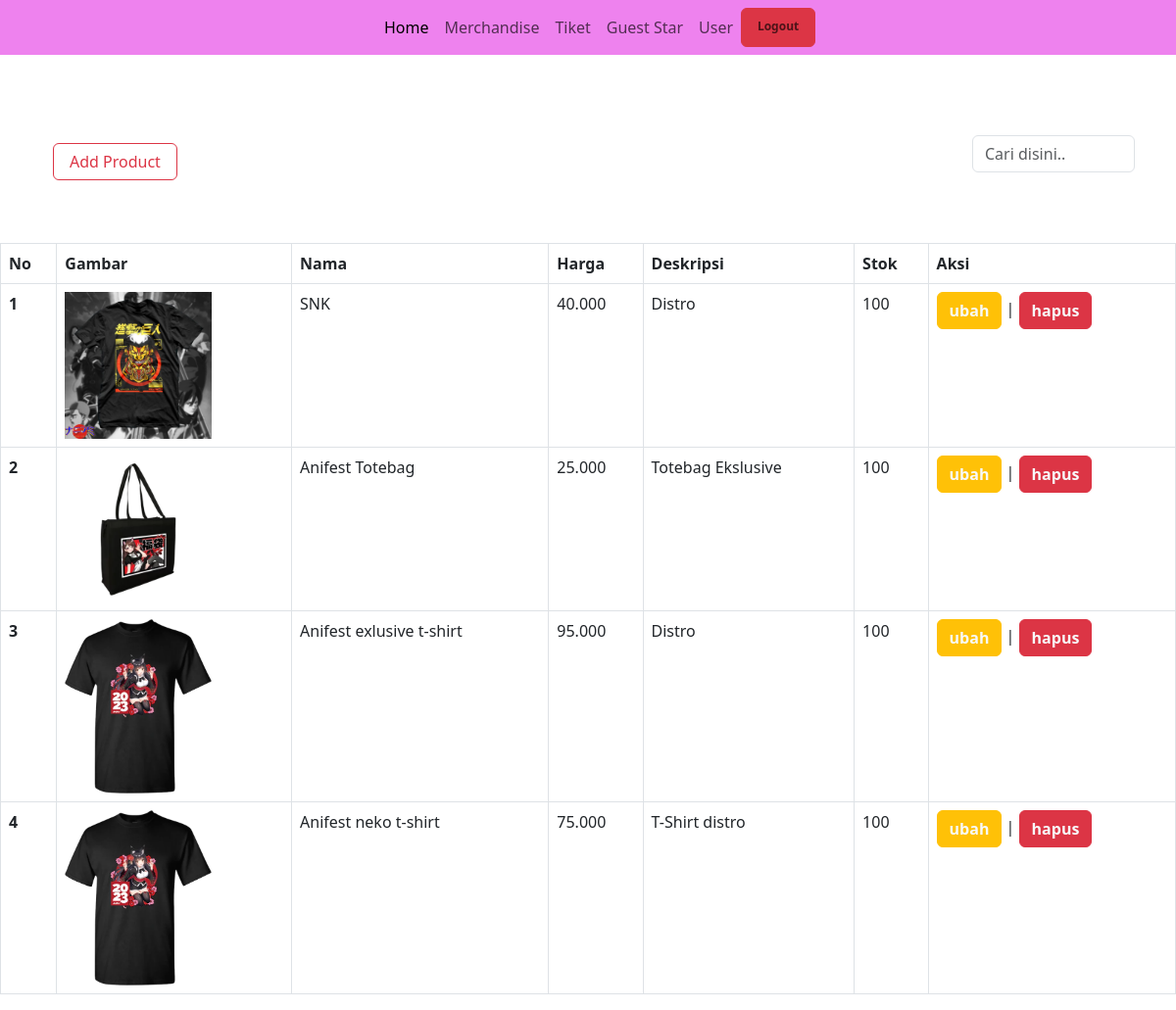
/php/admin.php (signed in), run on the app's committed database.
### tables this page shows
CREATE TABLE `merchandise` (
  `id` int NOT NULL,
  `gambar` varchar(255) NOT NULL,
  `nama` varchar(100) NOT NULL,
  `harga` decimal(10,3) NOT NULL,
  `deskripsi` varchar(255) DEFAULT NULL,
  `stok` int NOT NULL DEFAULT '0'
);

### php/functions.php (called while the page is built, shortened)
<?php
$conn = mysqli_connect("localhost:3306", "root", "", "tubes");
function query($query)
{
    global $conn;
    $result = mysqli_query($conn, $query);
    $rows = [];
    while ($row = mysqli_fetch_assoc($result)) {
        $rows[] = $row;
    }
    return $rows;
}

### php/admin.php (the view, shortened to what this page needs)
<?php
require 'functions.php';
if (isset($_GET['cari'])) {
    $keyword = $_GET['keyword'];
    $merchandise = cariMerchandise($keyword);
} else {
    $merchandise = query("SELECT * FROM merchandise");
}
?>
<!doctype html>
<html lang="en">
<head>
    <link href="https://cdn.jsdelivr.net/npm/bootstrap@5.3.0-alpha3/dist/css/bootstrap.min.css" rel="stylesheet">
</head>
<body>
    <?php include('../modular/navbarAdmin.php') ?>
    <section class="admin mobile" style="margin-top:30px !important">
        <div class="container py-2 mobile tom " style="padding-top: 60px !important; ">
            <div class="row justify-content-between">
                <div class="col-6 col-lg-2 px-4 py-5 ">
                    <div class="tambah py-2">
                        <a class="btn btn-outline-danger px-3" role="button" href="../php/tambahdata.php">Add Product</a>
                    </div>
                </div>
                <div class="col-6 col-lg-2  py-5 ">
                    <div class="cari">
                        <form action="" method="get">
                            <input type="text" name="keyword" class="keyword form-control" placeholder="Cari disini.." autofocus>
                        </form>
                    </div>
                </div>
            </div>
        </div>
        <div class="table-responsive">
            <table class="table table-bordered admin-container">
                <thead>
                    <tr>
                        <th scope="col">No</th>
                        <th scope="col">Gambar</th>
                        <th scope="col">Nama</th>
                        <th scope="col">Harga</th>
                        <th scope="col">Deskripsi</th>
                        <th scope="col">Stok</th>
                        <th scope="col">Aksi</th>
                    </tr>
                </thead>
                <tbody>
                    <?php $i = 1; ?>
                    <?php foreach ($merchandise as $brg) : ?>
                        <tr>
                            <th scope="row"><?= $i ?></th>
                            <td><img src="../assets/img/<?= $brg["gambar"]; ?>" alt="foto" style="width: 150px;"></td>
                            <td><?= $brg["nama"]; ?></td>
                            <td><?= $brg["harga"]; ?></td>
                            <td><?= $brg["deskripsi"]; ?></td>
                            <td><?= $brg["stok"]; ?></td>
                            <td>
                                <a class="btn btn-warning text-light fw-bold" href="ubahmerchandise.php?id=<?= $brg["id"]; ?>">ubah</a> |
                                <a class="btn btn-danger text-light fw-bold" href="hapus.php?id=<?= $brg["id"]; ?>" onclick="return confirm('yakin?')">hapus</a>
                            </td>
                        </tr>
                        <?php
                        $i++;
                    endforeach ?>
                </tbody>
            </table>
        </div>
    </section>
</body>
</html>

### modular/navbarAdmin.php (shortened to what this page needs)
<nav class="navbar navbar-expand-lg fixed-top navbar-light black" data-bs-theme="light" style="background-color: violet">
  <div class="container-fluid">
    <div class="collapse navbar-collapse" id="navbarColor01">
      <ul class="navbar-nav ms-auto me-auto mb-lg-0">
        <li class="nav-item">
          <a class="nav-link active" aria-current="page" href="../index.php">Home</a>
        </li>
           <li class="nav-item"><a class="nav-link" href="../php/admin.php">Merchandise</a></li>
           <li class="nav-item"><a class="nav-link" href="../php/admin2.php">Tiket</a></li>
           <li class="nav-item"><a class="nav-link" href="../php/admin3.php">Guest Star</a></li>
           <li class="nav-item"><a class="nav-link" href="../php/admincek.php">User</a></li>
           <li class="nav-item btn btn-danger badge  text-light"><a class="nav-link" href="../php/logout.php">Logout</a></li>
      </ul>
    </div>
  </div>
</nav>

### data on the page
merchandise: gambar (picture), nama "SNK", harga "40.000", deskripsi "Distro", stok "100"
merchandise: gambar (picture), nama "Anifest Totebag", harga "25.000", deskripsi "Totebag Ekslusive", stok "100"
merchandise: gambar (picture), nama "Anifest exlusive t-shirt", harga "95.000", deskripsi "Distro", stok "100"
merchandise: gambar (picture), nama "Anifest neko t-shirt", harga "75.000", deskripsi "T-Shirt distro", stok "100"
